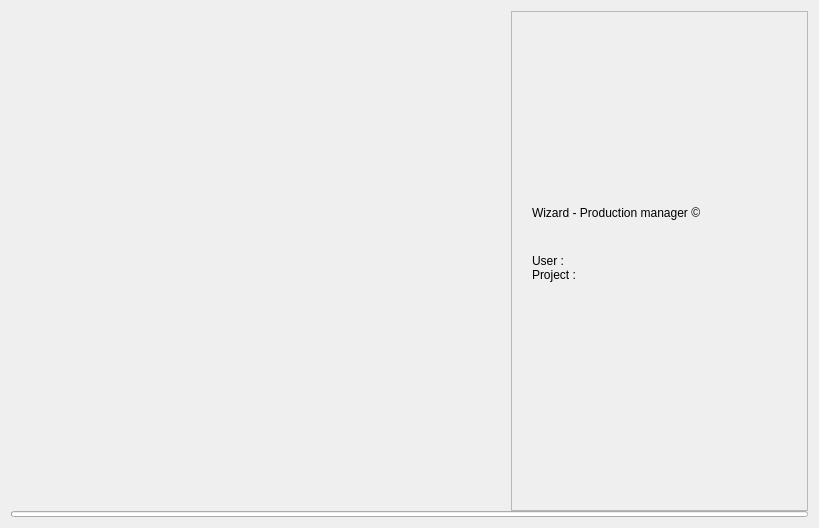
<?xml version="1.0" encoding="UTF-8"?>
<ui version="4.0">
 <class>loading_Form</class>
 <widget class="QWidget" name="loading_Form">
  <property name="geometry">
   <rect>
    <x>0</x>
    <y>0</y>
    <width>819</width>
    <height>528</height>
   </rect>
  </property>
  <property name="windowTitle">
   <string>Form</string>
  </property>
  <property name="windowOpacity">
   <double>1.000000000000000</double>
  </property>
  <property name="styleSheet">
   <string notr="true"/>
  </property>
  <layout class="QVBoxLayout" name="verticalLayout_2">
   <property name="spacing">
    <number>0</number>
   </property>
   <property name="leftMargin">
    <number>11</number>
   </property>
   <property name="topMargin">
    <number>11</number>
   </property>
   <property name="rightMargin">
    <number>11</number>
   </property>
   <property name="bottomMargin">
    <number>11</number>
   </property>
   <item>
    <widget class="QFrame" name="loading_ui_horizontalFrame">
     <layout class="QHBoxLayout" name="horizontalLayout">
      <property name="spacing">
       <number>0</number>
      </property>
      <property name="leftMargin">
       <number>0</number>
      </property>
      <property name="topMargin">
       <number>0</number>
      </property>
      <property name="rightMargin">
       <number>0</number>
      </property>
      <property name="bottomMargin">
       <number>0</number>
      </property>
      <item>
       <widget class="QLabel" name="logo_label">
        <property name="sizePolicy">
         <sizepolicy hsizetype="Fixed" vsizetype="Fixed">
          <horstretch>0</horstretch>
          <verstretch>0</verstretch>
         </sizepolicy>
        </property>
        <property name="minimumSize">
         <size>
          <width>500</width>
          <height>500</height>
         </size>
        </property>
        <property name="maximumSize">
         <size>
          <width>500</width>
          <height>500</height>
         </size>
        </property>
        <property name="lineWidth">
         <number>0</number>
        </property>
        <property name="text">
         <string/>
        </property>
        <property name="alignment">
         <set>Qt::AlignCenter</set>
        </property>
       </widget>
      </item>
      <item>
       <widget class="QFrame" name="text_loading_frame">
        <property name="frameShape">
         <enum>QFrame::StyledPanel</enum>
        </property>
        <property name="frameShadow">
         <enum>QFrame::Raised</enum>
        </property>
        <property name="lineWidth">
         <number>0</number>
        </property>
        <layout class="QVBoxLayout" name="verticalLayout_4">
         <property name="spacing">
          <number>0</number>
         </property>
         <property name="leftMargin">
          <number>20</number>
         </property>
         <property name="topMargin">
          <number>0</number>
         </property>
         <property name="rightMargin">
          <number>0</number>
         </property>
         <property name="bottomMargin">
          <number>0</number>
         </property>
         <item>
          <spacer name="verticalSpacer">
           <property name="orientation">
            <enum>Qt::Vertical</enum>
           </property>
           <property name="sizeHint" stdset="0">
            <size>
             <width>0</width>
             <height>0</height>
            </size>
           </property>
          </spacer>
         </item>
         <item>
          <widget class="QLabel" name="label">
           <property name="sizePolicy">
            <sizepolicy hsizetype="Preferred" vsizetype="Fixed">
             <horstretch>0</horstretch>
             <verstretch>0</verstretch>
            </sizepolicy>
           </property>
           <property name="text">
            <string>Wizard - Production manager ©</string>
           </property>
           <property name="alignment">
            <set>Qt::AlignLeading|Qt::AlignLeft|Qt::AlignVCenter</set>
           </property>
          </widget>
         </item>
         <item>
          <widget class="QLabel" name="wizard_version_label">
           <property name="text">
            <string/>
           </property>
          </widget>
         </item>
         <item>
          <spacer name="verticalSpacer_4">
           <property name="orientation">
            <enum>Qt::Vertical</enum>
           </property>
           <property name="sizeType">
            <enum>QSizePolicy::Fixed</enum>
           </property>
           <property name="sizeHint" stdset="0">
            <size>
             <width>20</width>
             <height>20</height>
            </size>
           </property>
          </spacer>
         </item>
         <item>
          <widget class="QLabel" name="loading_user_label">
           <property name="text">
            <string>User :</string>
           </property>
          </widget>
         </item>
         <item>
          <widget class="QLabel" name="loading_project_label">
           <property name="text">
            <string>Project :</string>
           </property>
          </widget>
         </item>
         <item>
          <spacer name="verticalSpacer_3">
           <property name="orientation">
            <enum>Qt::Vertical</enum>
           </property>
           <property name="sizeType">
            <enum>QSizePolicy::Fixed</enum>
           </property>
           <property name="sizeHint" stdset="0">
            <size>
             <width>20</width>
             <height>20</height>
            </size>
           </property>
          </spacer>
         </item>
         <item>
          <widget class="QLabel" name="loading_label">
           <property name="sizePolicy">
            <sizepolicy hsizetype="Preferred" vsizetype="Fixed">
             <horstretch>0</horstretch>
             <verstretch>0</verstretch>
            </sizepolicy>
           </property>
           <property name="text">
            <string/>
           </property>
           <property name="alignment">
            <set>Qt::AlignLeading|Qt::AlignLeft|Qt::AlignVCenter</set>
           </property>
          </widget>
         </item>
         <item>
          <spacer name="verticalSpacer_2">
           <property name="orientation">
            <enum>Qt::Vertical</enum>
           </property>
           <property name="sizeHint" stdset="0">
            <size>
             <width>0</width>
             <height>0</height>
            </size>
           </property>
          </spacer>
         </item>
        </layout>
       </widget>
      </item>
     </layout>
    </widget>
   </item>
   <item>
    <widget class="QProgressBar" name="loading_progressBar">
     <property name="minimumSize">
      <size>
       <width>0</width>
       <height>6</height>
      </size>
     </property>
     <property name="maximumSize">
      <size>
       <width>16777215</width>
       <height>6</height>
      </size>
     </property>
     <property name="value">
      <number>0</number>
     </property>
     <property name="textVisible">
      <bool>false</bool>
     </property>
    </widget>
   </item>
  </layout>
 </widget>
 <resources/>
 <connections/>
</ui>
